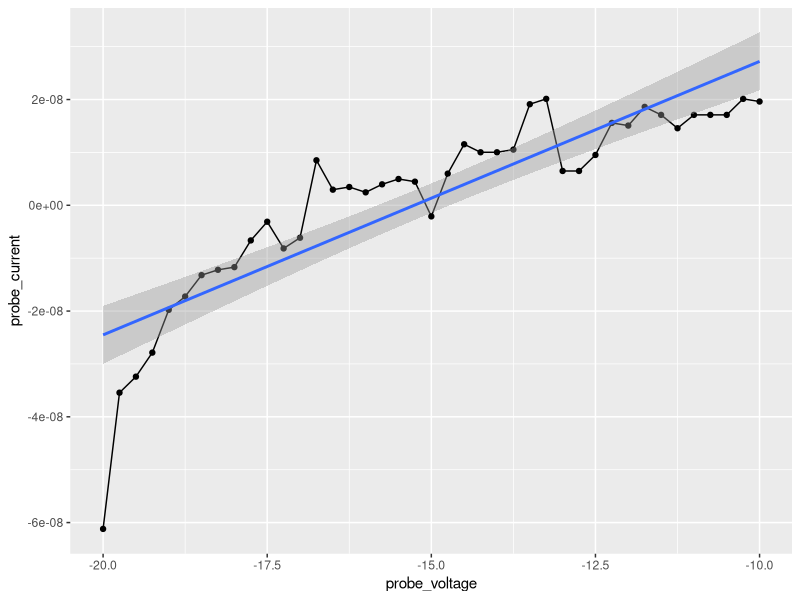
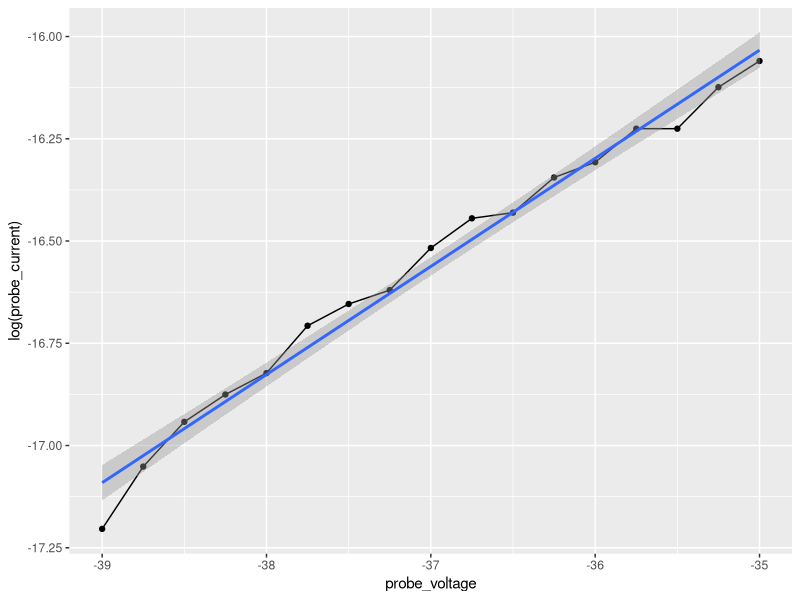
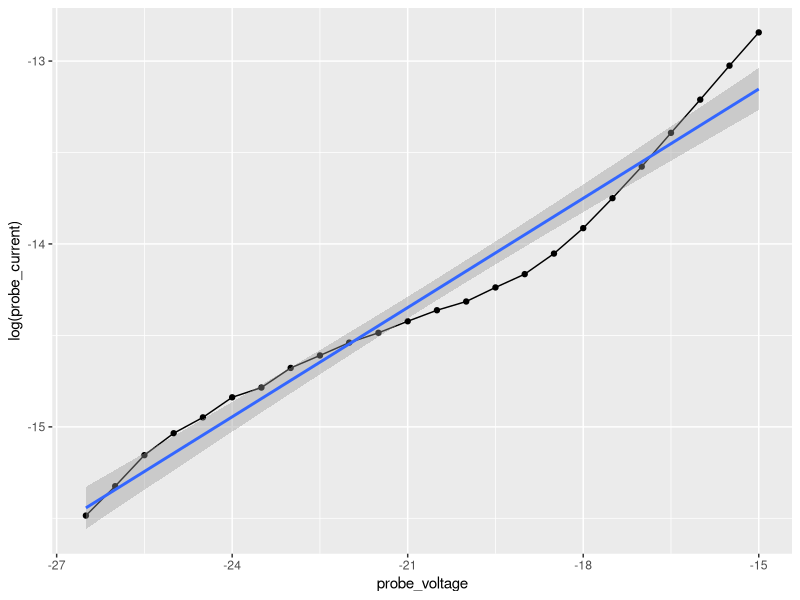
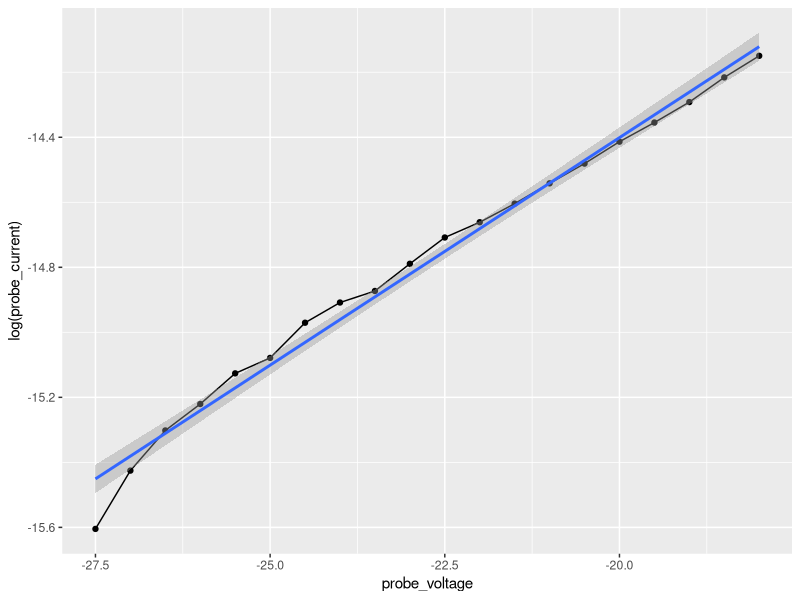
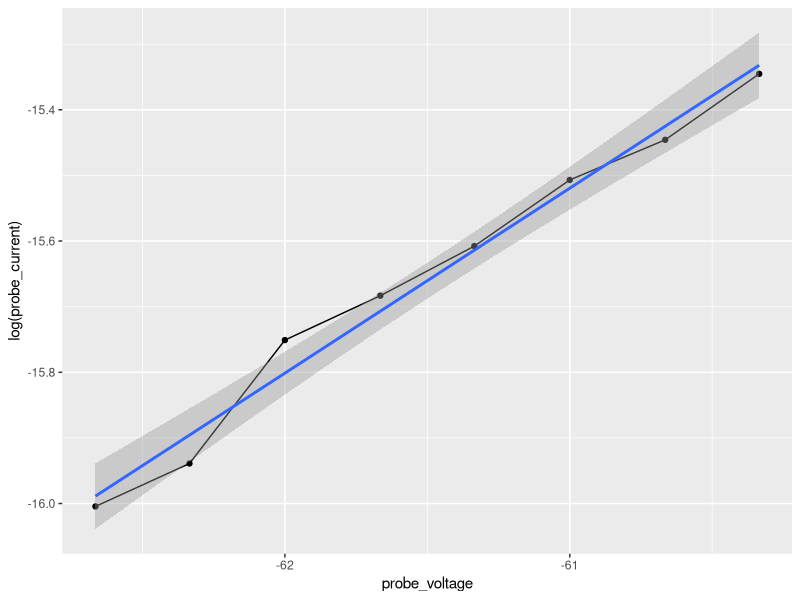
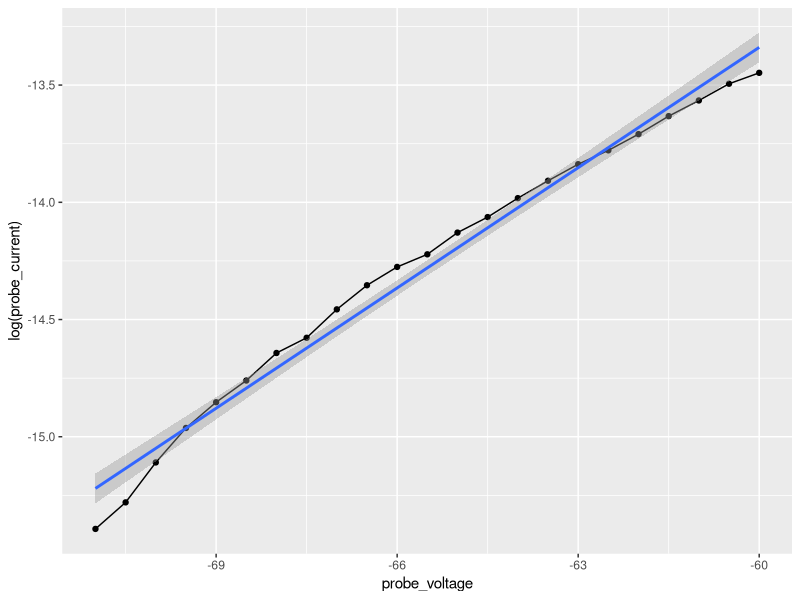
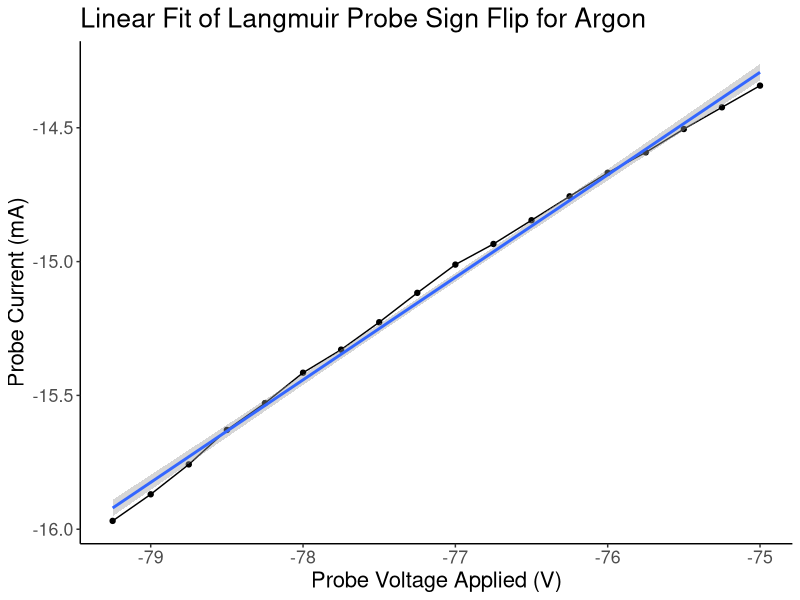
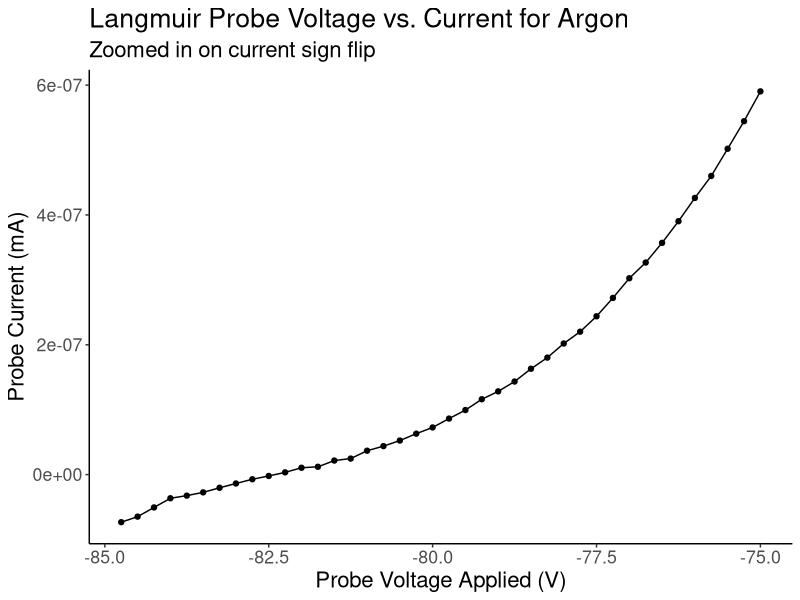

Here is the R script that generated these plots, in order:
## ---- chunk 1
knitr::opts_chunk$set(echo = TRUE)
library(tidyverse)
library(ggthemes)
library(tidyr)
## ---- chunk 2

dat1 <- read.csv('raw_data/ivsignflip_15torr_700v.csv') %>% 
  head(42) %>% 
  rename(probe_voltage = probe.voltage..V., probe_current = probe.current..A.)  %>% 
  mutate(probe_voltage = as.numeric(probe_voltage), probe_current = as.numeric(probe_current))

   dat1 %>% #tail(24) %>% 
     ggplot(aes(x = probe_voltage, y =  probe_current)) +
       geom_point() +
       geom_line() +
     geom_smooth(method = 'lm')

  
  # dat2 <- read.csv('raw_data/ivfullrange_400torr_500v.csv') %>% 
  # head(43) %>% 
  # rename(probe_voltage = probe.voltage..V., probe_current = probe.current..A.)  %>% 
  # mutate(probe_voltage = as.numeric(probe_voltage), probe_current = as.numeric(probe_current))
  # 
  #  dat2 %>% 
  #    ggplot(aes(x = probe_voltage, y = probe_current)) +
  #      geom_point() +
  #      geom_line()
   
 dat1<- tail(dat1, 24)
   
   fit1 <- lm(log(probe_current) ~ probe_voltage, data = dat1)
 summary(fit1)


## ---- chunk 3

dat1 <- read.csv('raw_data/ivsignflip_25torr_500v.csv') %>% 
  head(42) %>% 
  rename(probe_voltage = probe.voltage..V., probe_current = probe.current..A.)  %>% 
  mutate(probe_voltage = as.numeric(probe_voltage), probe_current = as.numeric(probe_current))

   dat1 %>% tail(18) %>% 
     ggplot(aes(x = probe_voltage, y =  log(probe_current))) +
       geom_point() +
       geom_line() +
     geom_smooth(method = 'lm')

  
  # dat2 <- read.csv('raw_data/ivfullrange_400torr_500v.csv') %>% 
  # head(43) %>% 
  # rename(probe_voltage = probe.voltage..V., probe_current = probe.current..A.)  %>% 
  # mutate(probe_voltage = as.numeric(probe_voltage), probe_current = as.numeric(probe_current))
  # 
  #  dat2 %>% 
  #    ggplot(aes(x = probe_voltage, y = probe_current)) +
  #      geom_point() +
  #      geom_line()
   
 dat1<- tail(dat1, 18)
   
   fit1 <- lm(log(probe_current) ~ probe_voltage, data = dat1)
 summary(fit1)


## ---- chunk 4

dat1 <- read.csv('raw_data/signflip_50torr_700v.csv') %>% 
  head(51) %>% 
  rename(probe_voltage = probe.voltage..V., probe_current = probe.current..A.)  %>% 
  mutate(probe_voltage = as.numeric(probe_voltage), probe_current = as.numeric(probe_current))

   dat1 %>% tail(24) %>% 
     ggplot(aes(x = probe_voltage, y =  log(probe_current))) +
       geom_point() +
       geom_line() +
     geom_smooth(method = 'lm')

  
  # dat2 <- read.csv('raw_data/ivfullrange_400torr_500v.csv') %>% 
  # head(43) %>% 
  # rename(probe_voltage = probe.voltage..V., probe_current = probe.current..A.)  %>% 
  # mutate(probe_voltage = as.numeric(probe_voltage), probe_current = as.numeric(probe_current))
  # 
  #  dat2 %>% 
  #    ggplot(aes(x = probe_voltage, y = probe_current)) +
  #      geom_point() +
  #      geom_line()
   
 dat1<- tail(dat1, 24)
   
   fit1 <- lm(log(probe_current) ~ probe_voltage, data = dat1)
 summary(fit1)


## ---- chunk 5

dat1 <- read.csv('raw_data/ivsignflip_100torr_700v.csv') %>% 
  head(45) %>% 
  rename(probe_voltage = probe.voltage..V., probe_current = probe.current..A.)  %>% 
  mutate(probe_voltage = as.numeric(probe_voltage), probe_current = as.numeric(probe_current))

 dat1 %>% tail(20) %>% 
     ggplot(aes(x = probe_voltage, y =  log(probe_current))) +
       geom_point() +
       geom_line() +
     geom_smooth(method = 'lm')

  
  # dat2 <- read.csv('raw_data/ivfullrange_100torr_700v.csv') %>% 
  # head(44) %>% 
  # rename(probe_voltage = probe.voltage..V., probe_current = probe.current..A.)  %>% 
  # mutate(probe_voltage = as.numeric(probe_voltage), probe_current = as.numeric(probe_current))
  # 
  #  dat2 %>% 
  #    ggplot(aes(x = probe_voltage, y = probe_current)) +
  #      geom_point() +
  #      geom_line()

 
  dat1<- tail(dat1, 20)

  fit1 <- lm(log(probe_current) ~ probe_voltage, data = dat1)
summary(fit1)

# fit2 <- lm(log(probe_current) ~ probe_voltage, data = dat2)
# summary(fit2)

## ---- chunk 6

dat1 <- read.csv('raw_data/ivsignflip_200torr_500v.csv') %>% 
  head(46) %>% 
  rename(probe_voltage = probe.voltage..V., probe_current = probe.current..A.)  %>% 
  mutate(probe_voltage = as.numeric(probe_voltage), probe_current = as.numeric(probe_current))

  dat1 %>% tail(9) %>% 
     ggplot(aes(x = probe_voltage, y =  log(probe_current))) +
       geom_point() +
       geom_line() +
     geom_smooth(method = 'lm')

  
  # dat2 <- read.csv('raw_data/ivfullrange_200torr_500v.csv') %>% 
  # head(29) %>% 
  # rename(probe_voltage = probe.voltage..V., probe_current = probe.current..A.)  %>% 
  # mutate(probe_voltage = as.numeric(probe_voltage), probe_current = as.numeric(probe_current))
  # 
  #  dat2 %>% 
  #    ggplot(aes(x = probe_voltage, y = probe_current)) +
  #      geom_point() +
  #      geom_line()

  dat1<- tail(dat1, 9)

   fit1 <- lm(log(probe_current) ~ probe_voltage, data = dat1)
summary(fit1)

# fit2 <- lm(log(probe_current) ~ probe_voltage, data = dat2)
# summary(fit2)

## ---- chunk 7

dat1 <- read.csv('raw_data/ivsignflip_400torr_500v.csv') %>% 
  head(42) %>% 
  rename(probe_voltage = probe.voltage..V., probe_current = probe.current..A.)  %>% 
  mutate(probe_voltage = as.numeric(probe_voltage), probe_current = as.numeric(probe_current))

 dat1 %>% tail(24) %>% 
     ggplot(aes(x = probe_voltage, y =  log(probe_current))) +
       geom_point() +
       geom_line() +
     geom_smooth(method = 'lm')

  
  # dat2 <- read.csv('raw_data/ivfullrange_400torr_500v.csv') %>% 
  # head(29) %>% 
  # rename(probe_voltage = probe.voltage..V., probe_current = probe.current..A.)  %>% 
  # mutate(probe_voltage = as.numeric(probe_voltage), probe_current = as.numeric(probe_current))
  # 
  #  dat2 %>% 
  #    ggplot(aes(x = probe_voltage, y = probe_current)) +
  #      geom_point() +
  #      geom_line()
   
 dat1<- tail(dat1, 24)
   
   fit1 <- lm(log(probe_current) ~ probe_voltage, data = dat1)
 summary(fit1)
   
## ---- chunk 8

dat1 <- read.csv('raw_data/ivsignflip_800torr_900v.csv') %>% 
  head(42) %>% 
  rename(probe_voltage = probe.voltage..V., probe_current = probe.current..A.)  %>% 
  mutate(probe_voltage = as.numeric(probe_voltage), probe_current = as.numeric(probe_current))

 

   dat1 %>% tail(19) %>% 
     ggplot(aes(x = probe_voltage, y =  log(probe_current))) +
       geom_point() +
       geom_line() +
     geom_smooth(method = 'lm') + 
  theme_classic() +
     labs(x = 'Probe Voltage Applied (V)', y = 'Probe Current (mA)',
          title = 'Linear Fit of Langmuir Probe Sign Flip for Argon') +
          theme(text = element_text(size = 16))

   
   
   
   dat1 %>% tail(41) %>% 
     ggplot(aes(x = probe_voltage, y =  probe_current)) +
       geom_point() +
       geom_line() + 
  theme_classic() +
     labs(x = 'Probe Voltage Applied (V)', y = 'Probe Current (mA)',
          title = 'Langmuir Probe Voltage vs. Current for Argon',
          subtitle = 'Zoomed in on current sign flip') +
       theme(text = element_text(size = 16))

       
   dat2 <- read.csv('raw_data/ivfullrange_800torr_900v.csv') %>% 
   head(29) %>% 

   rename(probe_voltage = probe.voltage..V., probe_current = probe.current..A.)  %>% 
   mutate(probe_voltage = as.numeric(probe_voltage), probe_current = as.numeric(probe_current))
  # 
   dat2 %>% 
      ggplot(aes(x = probe_voltage, y = probe_current)) +
        geom_point() +
        geom_line() +
  theme_classic() + 
     labs(x = 'Probe Voltage Applied (V)', y = 'Probe Current (mA)',
          title = 'Langmuir Probe Voltage vs. Current for Argon')+
     scale_y_continuous(labels = scales::scientific) +
     scale_x_continuous(breaks = seq(-160,0,20)) +
          theme(text = element_text(size = 16))

       

   
   dat1<- tail(dat1, 25)
 fit1 <- lm(log(probe_current) ~ probe_voltage, data = dat1)
 summary(fit1)
   

# fit2 <- lm(log(probe_current) ~ probe_voltage, data = dat2)
# summary(fit2)


  
## ---- chunk 9

 dat1 <- read.csv('raw_data/ivsignflip_1200torr_900v.csv') %>% 
   head(42) %>% 
   rename(probe_voltage = probe.voltage..V., probe_current = probe.current..A.)  %>% 
   mutate(probe_voltage = as.numeric(probe_voltage), probe_current = as.numeric(probe_current))
 
    dat1 %>% tail(30) %>% 
      ggplot(aes(x = probe_voltage, y =  log(probe_current))) +
        geom_point() +
        geom_line() +
      geom_smooth(method = 'lm')

  
   # dat2 <- read.csv('raw_data/ivfullrange_1800torr_1000v.csv') %>% 
   # head(32) %>% 
   # rename(probe_voltage = probe.voltage..V., probe_current = probe.current..A.)  %>% 
   # mutate(probe_voltage = as.numeric(probe_voltage), probe_current = as.numeric(probe_current))
   # 
   #  dat2 %>%  tail(20) %>% 
   #    ggplot(aes(x = probe_voltage, y =  log(probe_current))) +
   #      geom_point() +
   #      geom_line() +
   #    geom_smooth(method = 'lm')
    
    
dat1<- tail(dat1, 30)


 fit1 <- lm(log(probe_current) ~ probe_voltage, data = dat1)
 summary(fit1)

 # fit2 <- lm(log(probe_current) ~ probe_voltage, data = dat2)
 # summary(fit2)

   
  
## ---- chunk 10

dat1 <- read.csv('raw_data/ivsignflip_1600torr_1000v.csv') %>% 
  head(42) %>% 
  rename(probe_voltage = probe.voltage..V., probe_current = probe.current..A.)  %>% 
  mutate(probe_voltage = as.numeric(probe_voltage), probe_current = as.numeric(probe_current))

   dat1 %>% tail(17) %>% 
     ggplot(aes(x = probe_voltage, y =  log(probe_current))) +
       geom_point() +
       geom_line() +
     geom_smooth(method = 'lm')

  
  # dat2 <- read.csv('raw_data/ivfullrange_1600torr_1000v.csv') %>% 
  # head(22) %>% 
  # rename(probe_voltage = probe.voltage..V., probe_current = probe.current..A.)  %>% 
  # mutate(probe_voltage = as.numeric(probe_voltage), probe_current = as.numeric(probe_current))
  # 
  #  dat2 %>% 
  #    ggplot(aes(x = probe_voltage, y = probe_current)) +
  #      geom_point() +
  #      geom_line()  
  
dat1<- tail(dat1, 17)

  view(dat1)

   
 fit1 <- lm(log(probe_current) ~ probe_voltage, data = dat1)
 summary(fit1)
# 
# fit2 <- lm(log(probe_current) ~ probe_voltage, data = dat2)
# summary(fit2)

   
  
## ---- chunk 11

 dat1 <- read.csv('raw_data/ivsignflip_1800torr_1000v.csv') %>% 
   head(42) %>% 
   rename(probe_voltage = probe.voltage..V., probe_current = probe.current..A.)  %>% 
   mutate(probe_voltage = as.numeric(probe_voltage), probe_current = as.numeric(probe_current))
 
    dat1 %>% tail(30) %>% 
      ggplot(aes(x = probe_voltage, y =  log(probe_current))) +
        geom_point() +
        geom_line() +
      geom_smooth(method = 'lm')

  
   # dat2 <- read.csv('raw_data/ivfullrange_1800torr_1000v.csv') %>% 
   # head(32) %>% 
   # rename(probe_voltage = probe.voltage..V., probe_current = probe.current..A.)  %>% 
   # mutate(probe_voltage = as.numeric(probe_voltage), probe_current = as.numeric(probe_current))
   # 
   #  dat2 %>%  tail(20) %>% 
   #    ggplot(aes(x = probe_voltage, y =  log(probe_current))) +
   #      geom_point() +
   #      geom_line() +
   #    geom_smooth(method = 'lm')
    
    
dat1<- tail(dat1, 30)


 fit1 <- lm(log(probe_current) ~ probe_voltage, data = dat1)
 summary(fit1)

 # fit2 <- lm(log(probe_current) ~ probe_voltage, data = dat2)
 # summary(fit2)

   
  
## ---- chunk 12
temp1 <- tibble(pressure = c(25, 50,100,200,400,800,1200,1600,1800), temperature = c(43891.70547,
58279.995,82911.57212,41180.11045,67857.367,26583.363,33591.82252,20278.477,30416.28075))

temp1 %>% 
  ggplot(aes(x = pressure, y = temperature)) + 
  geom_point(size = 3) + 
  geom_line() + 
  labs(x = 'Pressure (mTorr)', y = 'Temperature (K)',
       title = 'Pressure vs. Temperature for Argon Plasma') +
  theme_classic() +
  scale_x_continuous(breaks = seq(0,2000, 250)) +
  theme(text = element_text(size = 16))

temp2 <- tibble(pressure = c(25, 50,100,200,400,800,1200,1600,1800), temperature = c(61865.1142,64783.3585,54157.95633,28830.64013,33385.9808,35727.378,35348.666,47747.241, 38770.45661))

temp2 %>% 
  ggplot(aes(x = pressure, y = temperature)) + 
  geom_point(size = 3) + 
  geom_line() + 
  labs(x = 'Pressure (mTorr)', y ='Temperature (K)',
       title = 'Pressure vs. Temperature for Helium Plasma') +
  theme_classic() +
  scale_x_continuous(breaks = seq(0,2000, 250)) + 
  theme(text = element_text(size = 16))






